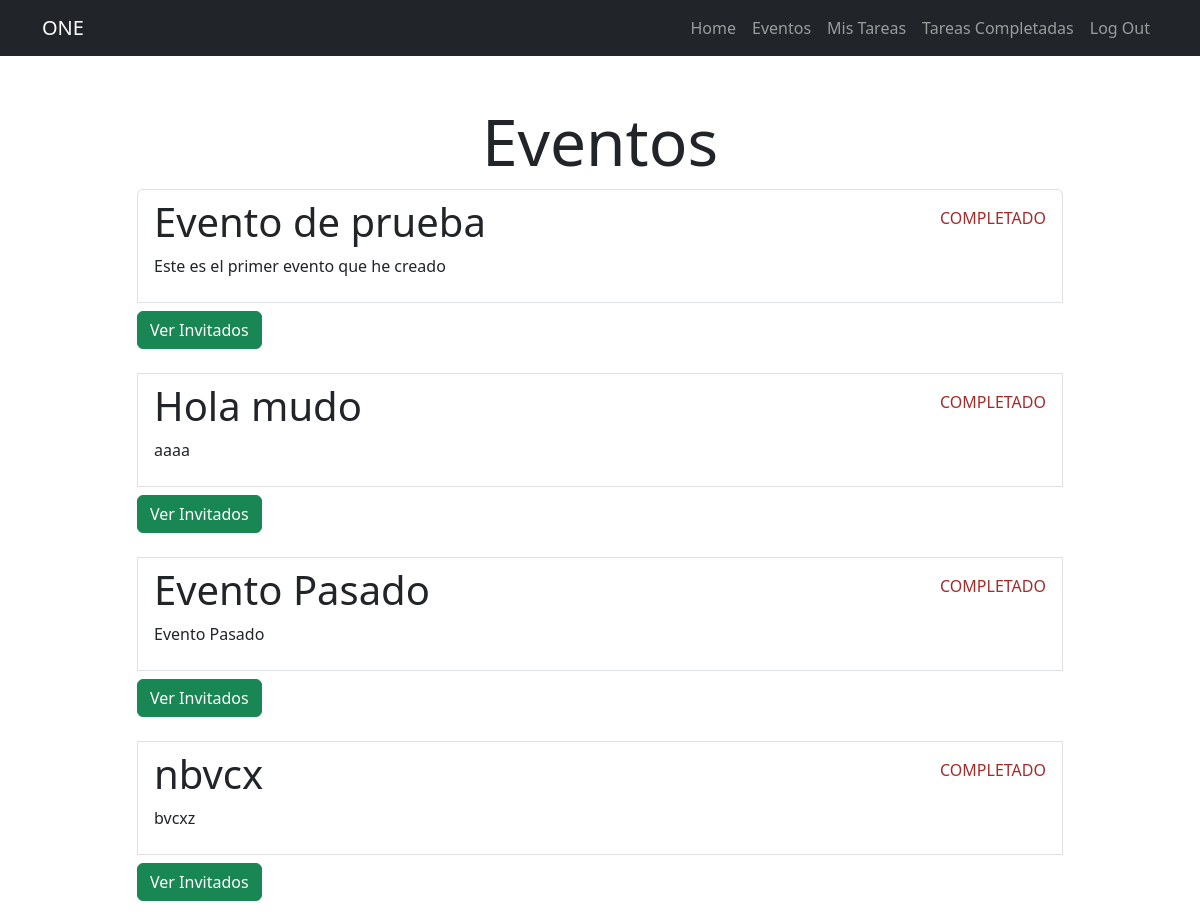
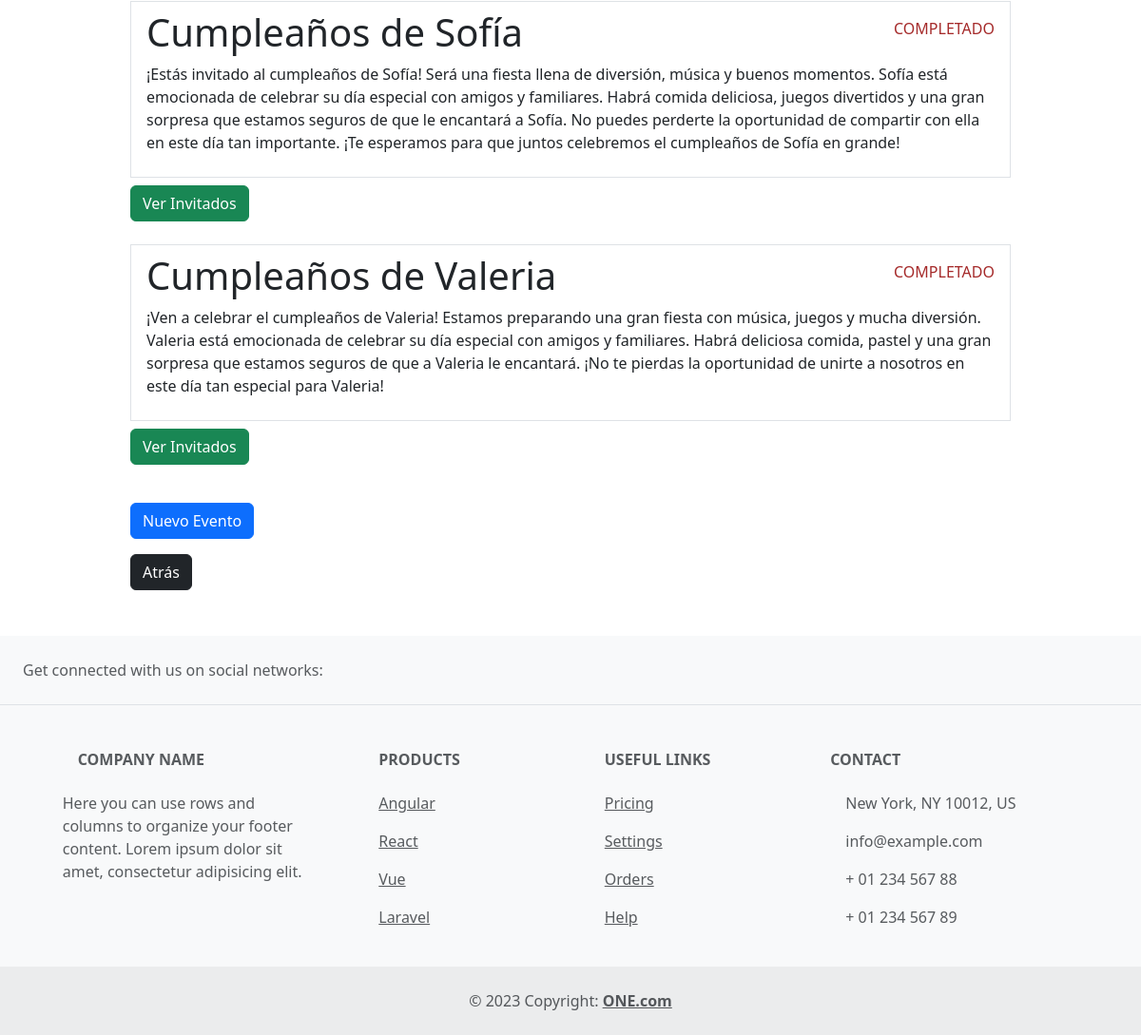
Page /eventos-completos/ (signed in) on the committed database (2 pictures, top to bottom).
### event/models.py (models this page shows, shortened)
class Evento(models.Model):
    nombre = models.CharField(max_length=80)
    descripcion = models.TextField(blank=True)
    fechaCreacion = models.DateTimeField(auto_now_add=True)
    fecha= models.DateField(null = True, blank = True)
    ubicacion = models.CharField(max_length=200)
    user = models.ForeignKey(User, on_delete=models.CASCADE)

### event/views.py (the view)
# urls.py: path('eventos-completos/', eventos_completados, name= 'eventos_completados'),
@login_required
def eventos_completados(request):
    eventos = Evento.objects.filter(user=request.user, fecha__lt = date.today())
    return render(request, 'eventos.html', {'eventos': eventos, 'date': date.today()})

### event/templates/eventos.html (shortened to what this page needs)
{% extends 'base.html' %}
{% block content%}
<main class="container">
    <div class="row">
        <div class="col-md-10 offset-md-1">
            <h1 class="mt-5 text-center display-3">Eventos</h1>
            <ul class="list-group">
                {% for evento in eventos %}
                <a href="{% url 'evento_detail' evento.id %}" class="list-group-item ">
                    <header class="d-flex justify-content-between">
                        <h1 class="fw-bold-3"> {{evento.nombre}}</h1>
                        {% if evento.fecha < date.today %}
                            <p class="mt-2" style="color: brown;">COMPLETADO</p>
                        {% else %}
                            <p class="mt-2"> {{evento.fecha}} </p>
                        {% endif %}
                    </header>
                    <p> {{evento.descripcion}} </p>
                    <a href="{% url 'invitados' evento.id%}"  method="POST">
                        <button class="btn btn-success mt-2">Ver Invitados</button>
                    </a>
                </a>
                <br>
                {% endfor %}
            </ul>
            <form action="{% url 'evento_crear' %}"  method="POST">
                <button class="btn btn-primary mt-3">Nuevo Evento</button>
            </form>
            {% if '/eventos/' not in request.path %}
                <form action="{% url 'eventos' %}"  method="POST">
                    <button class="btn btn-dark mt-3 mb-5" >Atrás</button>
                </form>
            {% endif %}
        </div>
    </div>
</main>
{% endblock %}

### rows in the picture
Evento: nombre "Evento de prueba", fecha "COMPLETADO", descripcion "Este es el primer evento que he creado"
Evento: nombre "Hola mudo", fecha "COMPLETADO", descripcion "aaaa"
Evento: nombre "Evento Pasado", fecha "COMPLETADO", descripcion "Evento Pasado"
Evento: nombre "nbvcx", fecha "COMPLETADO", descripcion "bvcxz"
Evento: nombre "Cumpleaños de Sofía", fecha "COMPLETADO", descripcion "¡Estás invitado al cumpleaños de Sofía! Será una fiesta llena de diversión, música y buenos momentos. Sofía está emocionada de celebrar su día especial con amigos y familiares. Habrá comida deliciosa, juegos divertidos y una gran sorpresa que estamos seguros de que le encantará a Sofía. No puedes perderte la oportunidad de compartir con ella en este día tan importante. ¡Te esperamos para que juntos celebremos el cumpleaños de Sofía en grande!"
Evento: nombre "Cumpleaños de Valeria", fecha "COMPLETADO", descripcion "¡Ven a celebrar el cumpleaños de Valeria! Estamos preparando una gran fiesta con música, juegos y mucha diversión. Valeria está emocionada de celebrar su día especial con amigos y familiares. Habrá deliciosa comida, pastel y una gran sorpresa que estamos seguros de que a Valeria le encantará. ¡No te pierdas la oportunidad de unirte a nosotros en este día tan especial para Valeria!"
